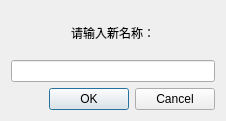
<?xml version="1.0" encoding="UTF-8"?>
<ui version="4.0">
 <class>renamefileDialog</class>
 <widget class="QDialog" name="renamefileDialog">
  <property name="geometry">
   <rect>
    <x>0</x>
    <y>0</y>
    <width>226</width>
    <height>121</height>
   </rect>
  </property>
  <property name="windowTitle">
   <string>重命名</string>
  </property>
  <layout class="QVBoxLayout" name="verticalLayout_2">
   <item>
    <layout class="QVBoxLayout" name="verticalLayout">
     <item>
      <layout class="QHBoxLayout" name="horizontalLayout">
       <item>
        <spacer name="horizontalSpacer">
         <property name="orientation">
          <enum>Qt::Horizontal</enum>
         </property>
         <property name="sizeHint" stdset="0">
          <size>
           <width>40</width>
           <height>20</height>
          </size>
         </property>
        </spacer>
       </item>
       <item>
        <widget class="QLabel" name="label">
         <property name="text">
          <string>请输入新名称：</string>
         </property>
        </widget>
       </item>
       <item>
        <spacer name="horizontalSpacer_2">
         <property name="orientation">
          <enum>Qt::Horizontal</enum>
         </property>
         <property name="sizeHint" stdset="0">
          <size>
           <width>40</width>
           <height>20</height>
          </size>
         </property>
        </spacer>
       </item>
      </layout>
     </item>
     <item>
      <widget class="QLineEdit" name="lineEdit"/>
     </item>
     <item>
      <widget class="QDialogButtonBox" name="buttonBox">
       <property name="orientation">
        <enum>Qt::Horizontal</enum>
       </property>
       <property name="standardButtons">
        <set>QDialogButtonBox::Cancel|QDialogButtonBox::Ok</set>
       </property>
      </widget>
     </item>
    </layout>
   </item>
  </layout>
 </widget>
 <resources/>
 <connections>
  <connection>
   <sender>buttonBox</sender>
   <signal>accepted()</signal>
   <receiver>renamefileDialog</receiver>
   <slot>accept()</slot>
   <hints>
    <hint type="sourcelabel">
     <x>248</x>
     <y>254</y>
    </hint>
    <hint type="destinationlabel">
     <x>157</x>
     <y>274</y>
    </hint>
   </hints>
  </connection>
  <connection>
   <sender>buttonBox</sender>
   <signal>rejected()</signal>
   <receiver>renamefileDialog</receiver>
   <slot>reject()</slot>
   <hints>
    <hint type="sourcelabel">
     <x>316</x>
     <y>260</y>
    </hint>
    <hint type="destinationlabel">
     <x>286</x>
     <y>274</y>
    </hint>
   </hints>
  </connection>
 </connections>
</ui>
